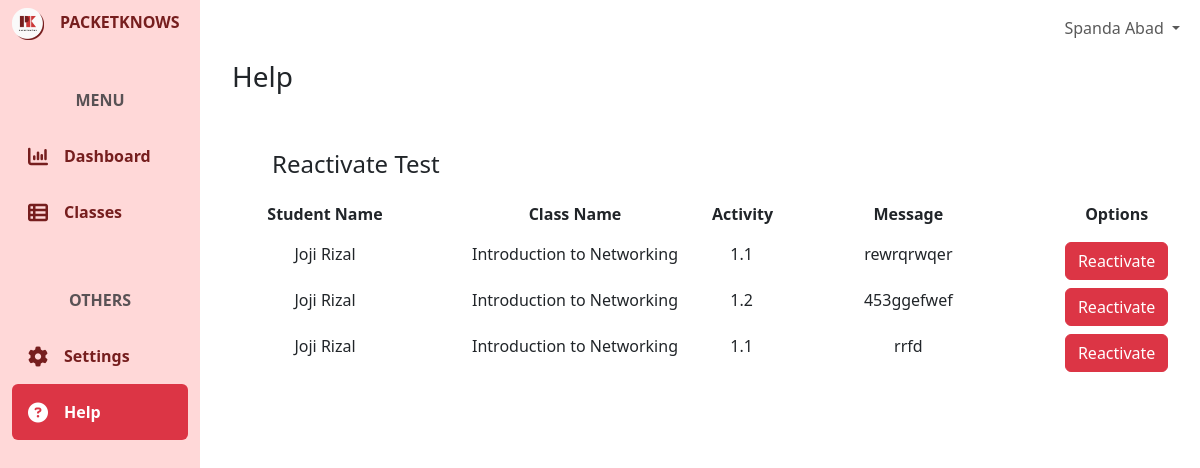
Before: /help/ (signed in) with the older database file.
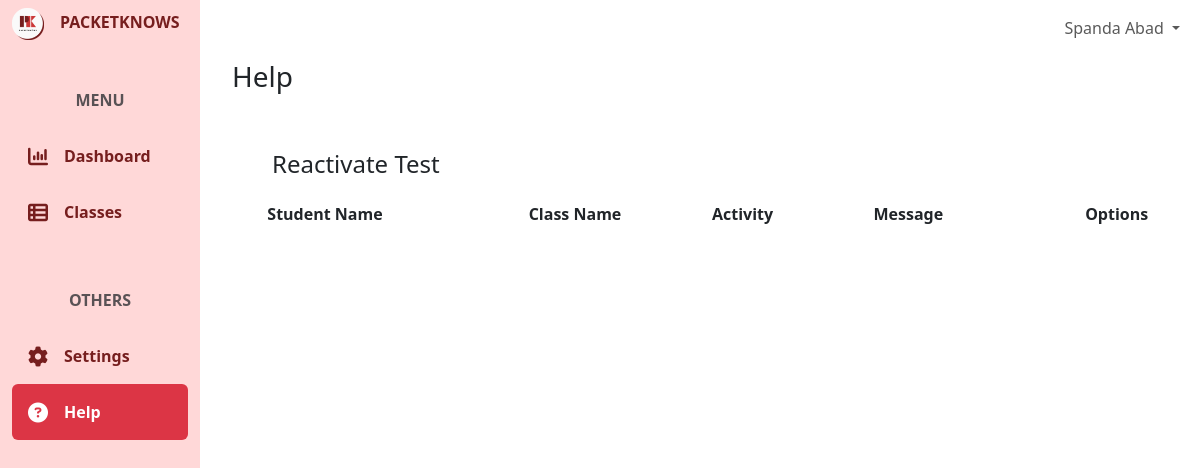
After: the same page with the newer database file.
### help/models.py (models this page shows, shortened)
class TestReactivation(models.Model):
    student = models.ForeignKey(userModels.CustomUser, on_delete=models.CASCADE)
    classroom = models.ForeignKey(classroomModels.Classroom, on_delete=models.CASCADE)
    activity = models.ForeignKey(activityModels.Activity, on_delete=models.CASCADE)
    message = models.TextField()
    class Meta:
        verbose_name_plural = "Test Reactivations"

### user/models.py (models this page shows, shortened)
class CustomUser(AbstractBaseUser, PermissionsMixin):
    email = models.EmailField(unique=True)
    first_name = models.CharField(max_length=50)
    last_name = models.CharField(max_length=50)
    is_active = models.BooleanField(default=True)
    is_staff = models.BooleanField(default=False)
    category = models.ForeignKey(UserCategory, on_delete=models.CASCADE)
    icon = models.ImageField(upload_to= 'user/icons/', blank=True, null=True)
    school_id = models.BigIntegerField(unique=True, blank=True, null=True)
    evidences = models.ImageField(upload_to= 'user/evidences/', blank=True, null=True)
    objects = CustomUserManager()
    USERNAME_FIELD = 'email'
    REQUIRED_FIELDS = ['first_name', 'last_name']
    class Meta:
        verbose_name = 'User'
        verbose_name_plural = 'Users'

### classroom/models.py (models this page shows, shortened)
class Classroom(models.Model):
    name = models.CharField(max_length=255)
    code = models.CharField(max_length=255)
    description = models.CharField(max_length=255)
    icon = models.ImageField(upload_to='classroom/class-icons/', blank=True, null=True)
    section = models.CharField(max_length=50)
    school_year = models.CharField(max_length=50)
    instructor = models.ForeignKey(userModels.CustomUser, on_delete=models.CASCADE, related_name='instructor_classrooms', blank=True, null=True)
    students = models.ManyToManyField(userModels.CustomUser, through='Enrollment', related_name='enrolled_classrooms')
    course = models.ForeignKey(activityModels.Course, on_delete=models.CASCADE)
    is_active = models.BooleanField(default=True)
    date_updated = models.DateTimeField(auto_now=True)
    class Meta:
        ordering = ['-date_updated']
        verbose_name_plural = "Classrooms"

### activity/models.py (models this page shows, shortened)
class Activity(models.Model):
    base_activity = models.ForeignKey(BaseActivity, on_delete=models.CASCADE)
    projectID = models.CharField(max_length=255, unique=True)
    mode = models.CharField(max_length=50)
    physical_points = models.PositiveIntegerField(default=0)
    basic_config_points = models.PositiveIntegerField(default=0)
    ip_points = models.PositiveIntegerField(default=0)
    routing_points = models.PositiveIntegerField(default=0)
    other_points = models.PositiveIntegerField(default=0)
    time_spent = models.PositiveIntegerField(default=0)
    status = models.CharField(max_length=50, default="open")
    class Meta:
        verbose_name_plural = "Activities"

class BaseActivity(models.Model):
    number = models.CharField(max_length=4)
    name = models.CharField(max_length=255)
    projectID = models.CharField(max_length=255, unique=True)
    answer_key = models.TextField(blank=True,null=True)
    category = models.ForeignKey(ActivityCategory, on_delete=models.CASCADE)
    course = models.ForeignKey(Course, on_delete=models.CASCADE)
    training_task = models.FileField(models.FileField(upload_to='training-tasks/'))
    testing_task = models.FileField(models.FileField(upload_to='training-tasks/'))
    max_physical_points = models.PositiveIntegerField()
    max_basic_config_points = models.PositiveIntegerField()
    max_ip_points = models.PositiveIntegerField()
    max_routing_points = models.PositiveIntegerField()
    max_other_points = models.PositiveIntegerField()
    time_limit = models.PositiveIntegerField()
    class Meta:
        verbose_name_plural = "Base Activities"

### core/views.py (the view)
# urls.py: path('help/', coreViews.HelpView, name='help'),
@login_required(login_url='/')
def HelpView(request):
    context = {}
    if request.method == 'POST':
        pass
    else:
        userCategory = request.user.category.name
        if userCategory == "Student":
            enrollments = Enrollment.objects.filter(student=request.user)
            classrooms = [enrollment.classroom for enrollment in enrollments]
            context["classrooms"] = classrooms
        elif userCategory == "Instructor":
            context["testReactivations"] =  TestReactivation.objects.filter(classroom__instructor=request.user)
        elif userCategory == "Self Learner":
            pass
    return render(request, 'core/help.html', context)

### templates/core/help.html (shortened to what this page needs)
{% extends 'core/base.html' %}
{% block content %}
<div class="container-fluid h-100">
    <div class="row h-100">
        <div class="col-2 fixed-top bg-pink h-100" id="green">
            {% include 'core/components/sidebar.html'%}
        </div>
        <div class="col-md-10 ms-auto" style="padding: 0; overflow-x: hidden !important;">
            {% include 'core/components/topnav.html'%}
            <main class="mt-5 pt-1">
                {% if request.user.category.name == 'Student'%}
                    {% include 'core/help/student-help.html'%}
                {% elif request.user.category.name == 'Self Learner'%}
                    {% include 'core/help/selfLearner-help.html'%}
                {% elif request.user.category.name == 'Instructor'%}
                    {% include 'core/help/instructor-help.html'%}
                {% endif %}
            </main>
        </div>
    </div>
</div>
{% endblock %}

### templates/core/help/instructor-help.html (shortened to what this page needs)
<div class="container">
    <div class="row ms-2 mt-2 mb-5 ">
        <h3 class="">Help</h3>
    </div>
    <div class="row ms-5 ">
        <h4>Reactivate Test</h4>
    </div>
    <div>
        <div class="row text-center my-3">
            <div class="col-md-3 fw-bold">
                Student Name
            </div>
            <div class="col-md-3 fw-bold">
                Class Name
            </div>
            <div class="col-md-1 fw-bold">
                Activity
            </div>
            <div class="col-md-3 fw-bold">
                Message
            </div>
            <div class="col-md-2 fw-bold">
                Options
            </div>
        </div>
        {% for testReactivation in testReactivations%}
        <div class="row text-center mb-2">
            <div class="col-md-3">
                {{testReactivation.student.first_name}} {{testReactivation.student.last_name}}
            </div>
            <div class="col-md-3">
                {{testReactivation.classroom.name}}
            </div>
            <div class="col-md-1">
                {{testReactivation.activity.base_activity.number}}
            </div>
            <div class="col-md-3">
                {{testReactivation.message}}
            </div>
            <div class="col-md-2">
                <div>
                    <button class="btn btn-danger" hx-post="{% url 'help:reactivateExam' testReactivationID=testReactivation.id%}" hx-swap="none">Reactivate</button>
                </div>
            </div>
        </div>
        {% endfor %}
    </div>
</div>

Changed rows visible on the page:
removed TestReactivation: student.first_name "Joji", student.last_name "Rizal", classroom.name "Introduction to Networking", activity.base_activity.number "1.1", message "rewrqrwqer"
removed TestReactivation: student.first_name "Joji", student.last_name "Rizal", classroom.name "Introduction to Networking", activity.base_activity.number "1.2", message "453ggefwef"
removed TestReactivation: student.first_name "Joji", student.last_name "Rizal", classroom.name "Introduction to Networking", activity.base_activity.number "1.1", message "rrfd"
